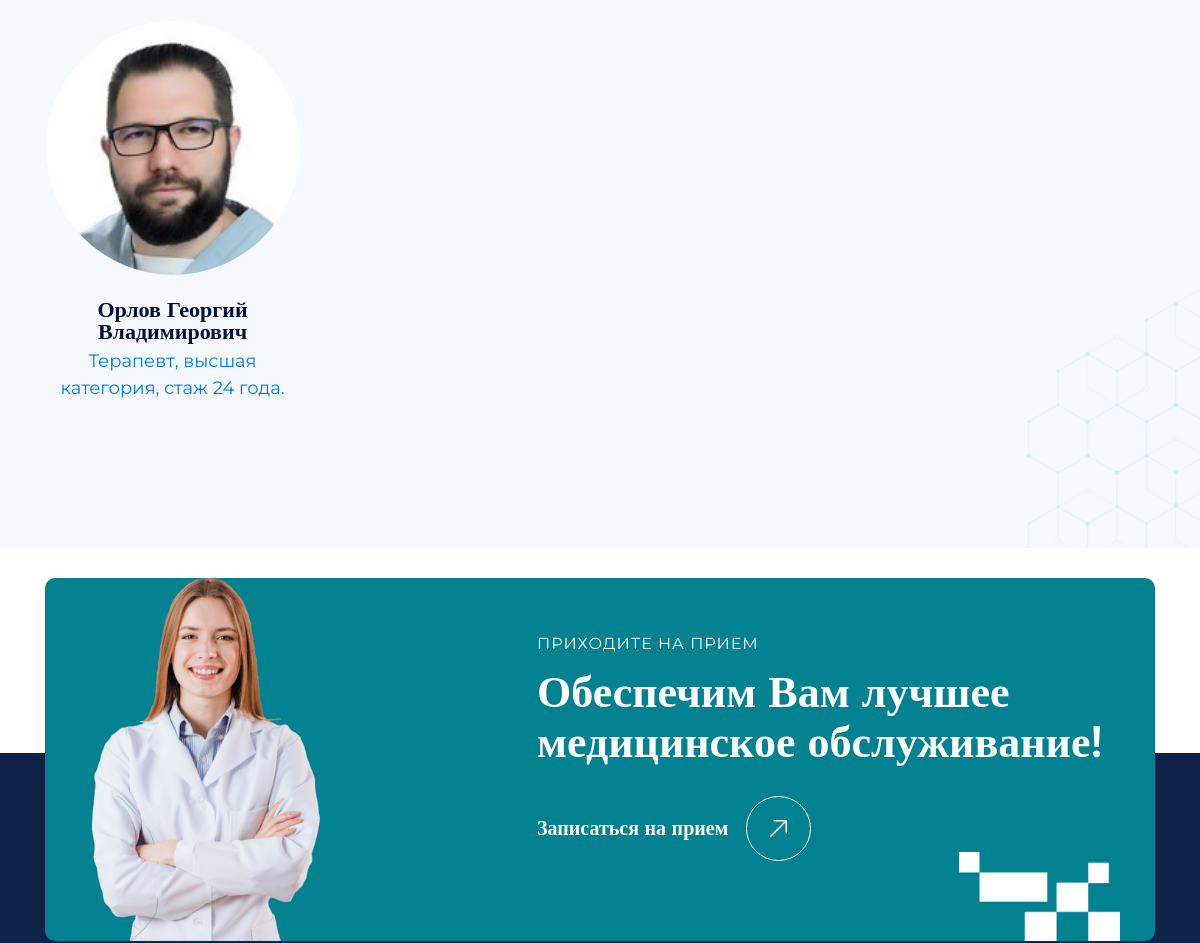
The app's page /doctors/ (middle part), older data.
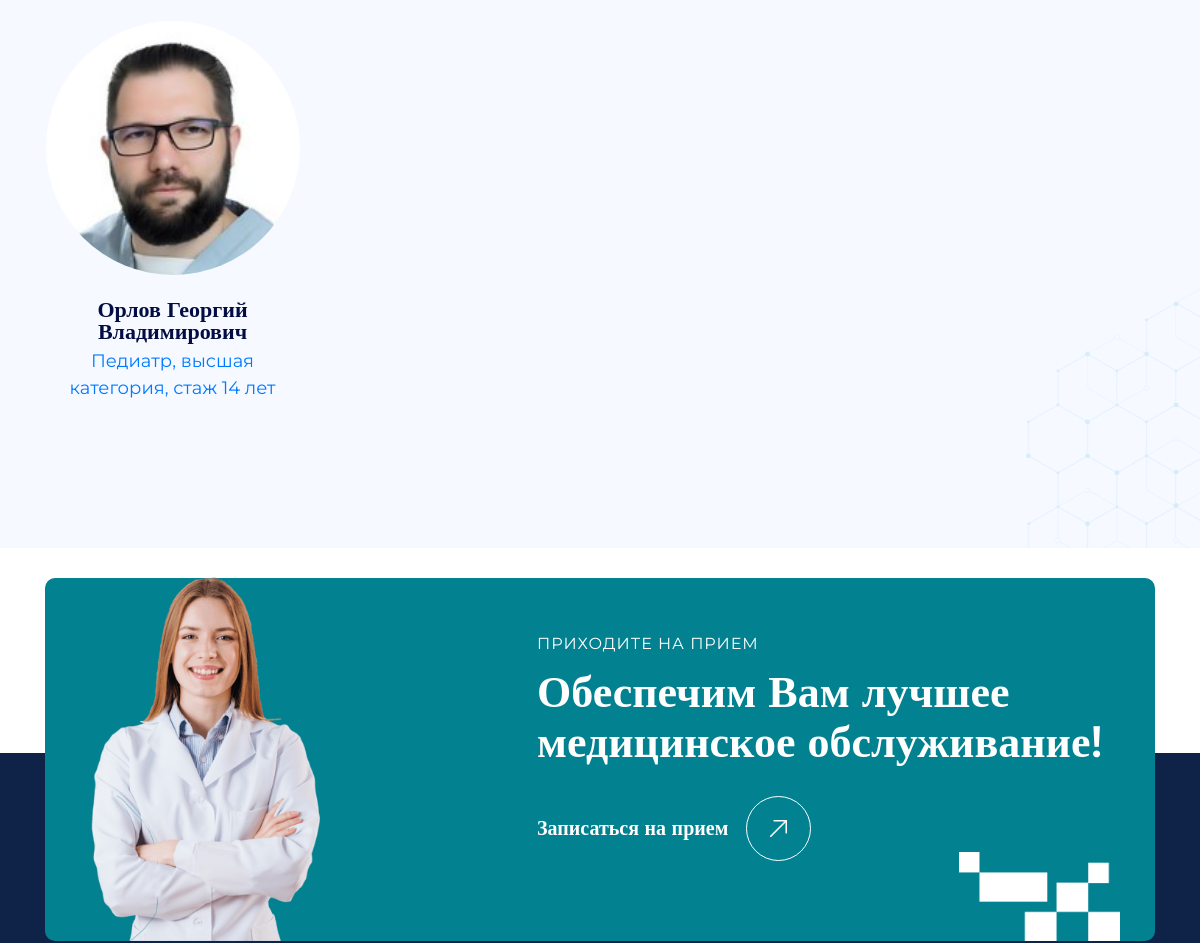
The same page, newer data.
### homepage/models.py (models this page shows, shortened)
class Employee(models.Model):
    name = models.CharField(max_length=100, verbose_name='ФИО')
    departament = models.ForeignKey(Departament, on_delete=models.CASCADE, verbose_name='Отделение', null=True, blank=True)
    photo = models.ImageField(upload_to='images/photos/', verbose_name='Фото', null=True, blank=True)
    job = models.CharField(max_length=100, verbose_name='Должность', default='')
    info = RichTextField(verbose_name='Информация об образовании и аккредитации', default='')

### homepage/views.py (the view)
# urls.py: path('doctors/', views.doctors, name='doctors'),
def doctors(request):
    employees = Employee.objects.all()
    context = {
        'employees': employees,
    }
    return render(request, 'homepage/doctors.html', context=context)

### templates/homepage/doctors.html (shortened to what this page needs)
{% extends 'base.html' %}
{% load static %}
{% block content %}
    <section class="team-section bg-design w-100 float-left padding-top padding-bottom">
        <div class="container">
            <div class="team-members-con">
                <ul class="list-unstyled mb-0">
                    {% for empl in employees %}
                    <li class="text-center" ><a href="/doctors/{{ empl.id }}/">
                        <figure data-aos="fade-up" data-aos-duration="700">
                            <img src="{{ empl.photo.url }}" alt="team-img1">
                        </figure>
                        <h4 data-aos="fade-up" data-aos-duration="700">{{ empl.name }}</h4>
                        <span class="d-block" data-aos="fade-up" data-aos-duration="700">{{ empl.job }}</span>
                    </a></li>
                    {% endfor %}
                </ul>
            </div>
        </div>
    </section>
{% include 'getintouch.html' %}
{% endblock %}

Row changes from the older to the newer data that the page shows:
changed Employee "Орлов Георгий Владимирович": job "Терапевт, высшая категория, стаж 24 года." → "Педиатр, высшая категория, стаж 14 лет"
